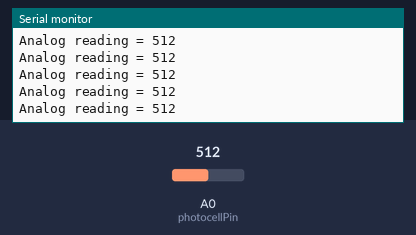
Bench run of a sketch on a simulated Arduino Uno, built with avr-gcc and run on an emulated ATmega328P. On the bench: the last lines printed to the serial monitor. The inputs (shaded band) are chosen by the test bench; at power-on: A0 (photocellPin) = 512.

Above: at 1.2 s.
1.3 s: A0 (photocellPin) set to 716
At 1.31 s:
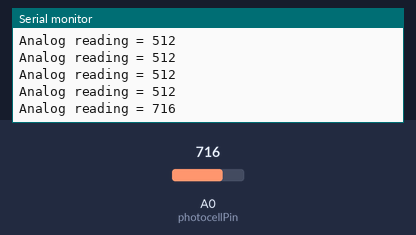
2.8 s: A0 (photocellPin) set to 900
At 2.82 s:
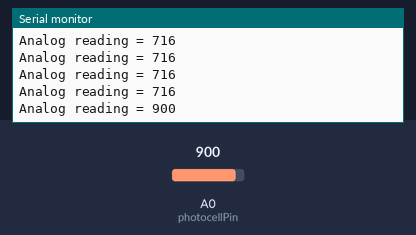
Timing chart, 0 to 5.8 s (numbered marks = the images above; inputs shaded):
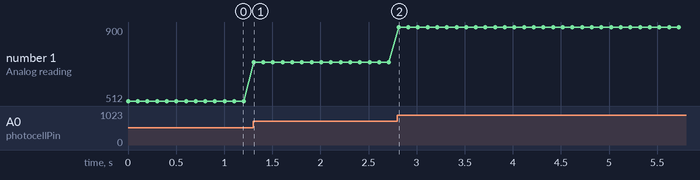

Measured:
- after the input at 1.3 s, the serial monitor: prints a new line at once (image 1)
- after the input at 2.8 s, the serial monitor: prints a new line at once (image 2)
- plotted number 1: 512 → 716 after the input at 1.3 s, 716 → 900 after the input at 2.8 s

The sketch:

LDR___LED.ino
```cpp
int photocellPin = A0;    // the cell and 10K pulldown are connected to a0
int photocellReading;     // the analog reading from the sensor divider


void setup(void) {
  Serial.begin(9600);
}

void loop(void) {
  photocellReading = analogRead(photocellPin);

  Serial.print("Analog reading = ");
  Serial.println(photocellReading);     // the raw analog reading

  // LED gets brighter the darker it is at the sensor
  // that means we have to -invert- the reading from 0-1023 back to 1023-0

  photocellReading = 1023 - photocellReading;

  delay(100);
}
```
